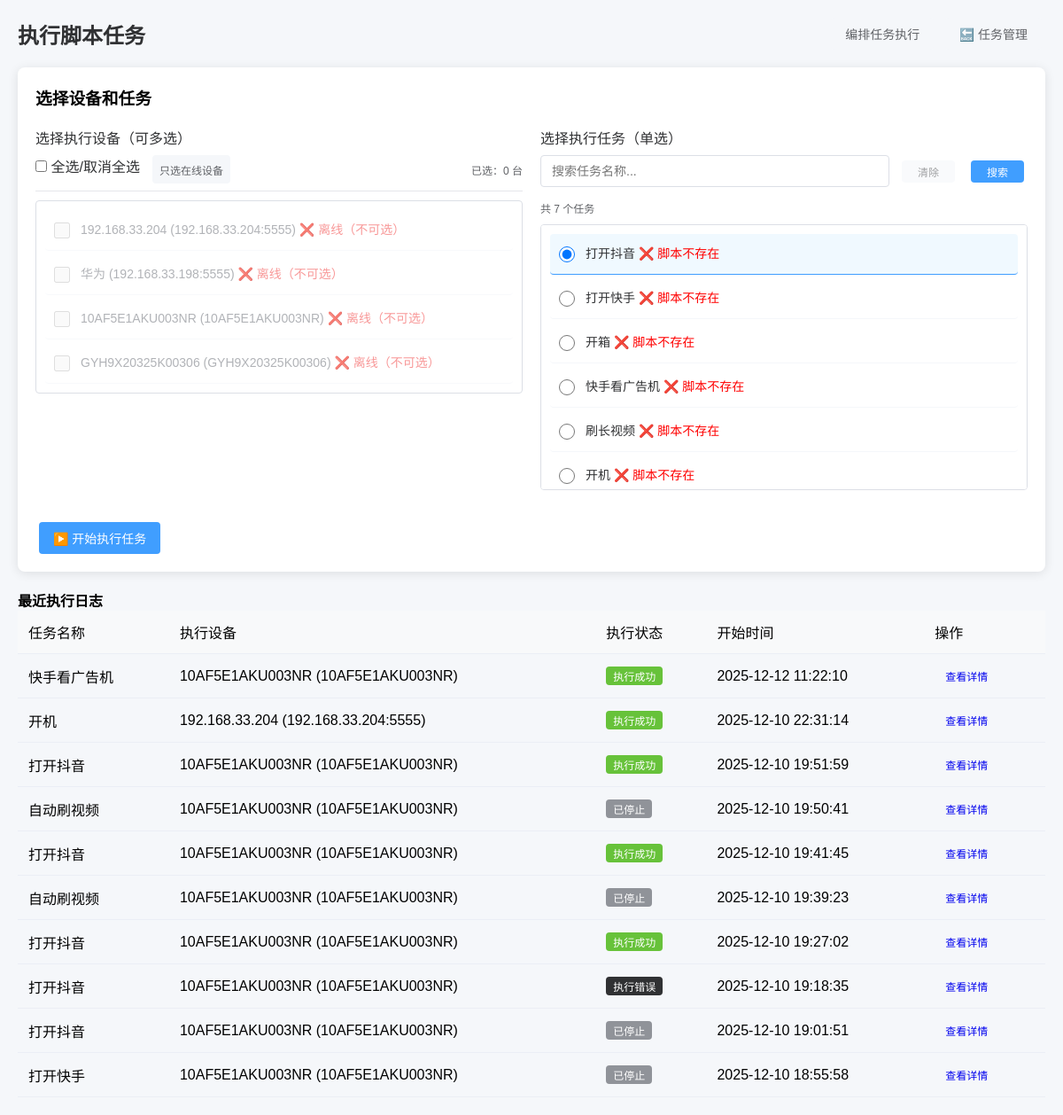
The page /script/execute/ on the database as committed earlier.
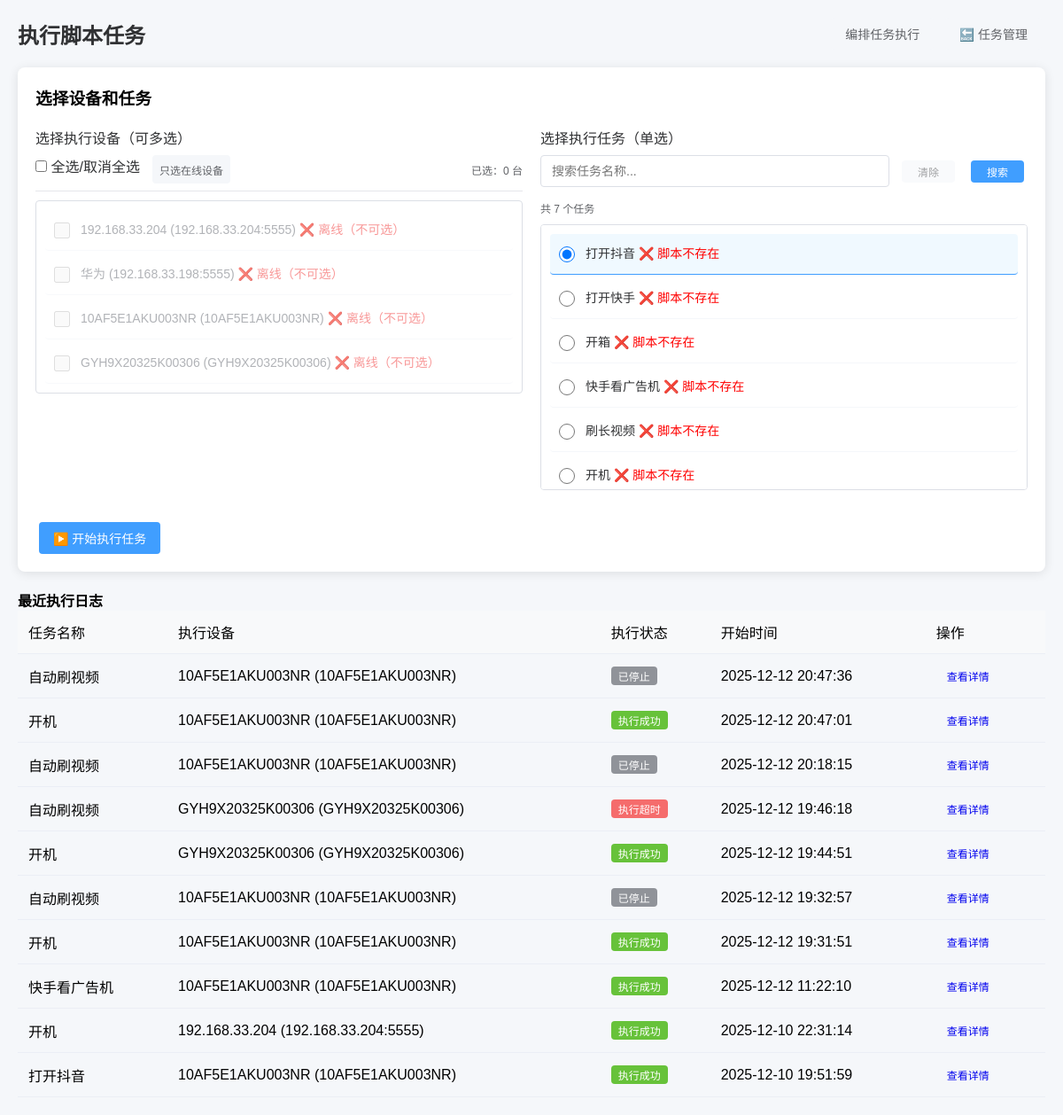
The same page on the database as committed later.
### adb_manager/models.py (models this page shows, shortened)
class ADBDevice(BaseModel):
    device_name = models.CharField(
        "设备名称",
        max_length=50,
        help_text="如：游戏手机1"
    )
    device_ip = models.GenericIPAddressField(
        "设备IP",
        blank=True,
        null=True,
        help_text="局域网IP（序列号连接时可不填），如192.168.3.100"
    )
    device_port = models.IntegerField(
        "ADB端口",
        default=5555,
        blank=True,
        null=True,
        help_text="默认5555（序列号连接时可不填）"
    )
    device_serial = models.CharField(
        "设备序列号",
        max_length=100,
        blank=True,
        null=True,
        help_text="ADB设备序列号（优先使用），如10AF5E1AKU003NR或192.168.3.100:5555"
    )
    is_active = models.BooleanField("是否启用监控", default=True)
    user = models.ForeignKey(
        CustomUser,
        on_delete=models.SET_NULL,
        null=True,
        blank=True,
        verbose_name="关联用户",
        help_text="绑定该设备的用户（为空则所有用户可操作）"
    )
    class Meta:
        verbose_name = "ADB设备"
        verbose_name_plural = "ADB设备管理"
        unique_together = ("device_ip", "device_port")
    @property
    def connect_identifier(self):
        if self.device_serial and self.device_serial.strip():
            return self.device_serial.strip()
        if self.device_ip and self.device_port:
            return f"{self.device_ip}:{self.device_port}"
        return ""  # 修复：返回空字符串而非None
    @property
    def adb_connect_str(self):
        if self.device_serial and self.device_serial.strip():
            return self.device_serial.strip()
        if self.device_ip and self.device_port:
            return f"{self.device_ip}:{self.device_port}"
        return ""  # 修复：返回空字符串而非None
    @property
    def device_status(self):
        connect_id = self.connect_identifier
        if not connect_id:
            return "invalid"  # 配置无效
        return r.get(f"adb:device:{connect_id}") or "offline"  # 兼容Redis未初始化的情况

### script_center/models.py (models this page shows, shortened)
class ScriptTask(models.Model):
    TASK_STATUS = (
        ("draft", "草稿"),
        ("active", "已激活"),
        ("disabled", "已禁用"),
    )
    task_name = models.CharField("任务名称", max_length=100, unique=True, help_text="如：自动化测试任务1")
    task_desc = models.TextField("任务描述", blank=True, null=True, help_text="任务详细说明")
    python_path = models.CharField("Python解释器路径", max_length=500,
                                  default=r"C:\Users\TanZhenJie\AppData\Local\Microsoft\WindowsApps\python3.11.exe",
                                  help_text="Python.exe的完整路径")
    script_path = models.CharField("脚本文件路径", max_length=500,
                                  help_text="如：C:\\test\\test4.py（指向.py文件）")
    airtest_mode = models.BooleanField("是否使用Airtest模式", default=False,
                                      help_text="勾选则用airtest run方式执行")
    log_path = models.CharField("日志保存路径", max_length=500, blank=True, null=True,
                               default="./logs", help_text="脚本执行日志保存路径")
    status = models.CharField("任务状态", max_length=20, choices=TASK_STATUS, default="active")
    create_time = models.DateTimeField("创建时间", default=timezone.now)
    update_time = models.DateTimeField("更新时间", auto_now=True)
    class Meta:
        verbose_name = "脚本任务"
        verbose_name_plural = "脚本任务管理"
        ordering = ["-create_time"]
    def is_script_exists(self):
        import os
        return os.path.exists(self.script_path)

class TaskExecutionLog(models.Model):
    EXEC_STATUS = (
        ("running", "执行中"),
        ("success", "执行成功"),
        ("failed", "执行失败"),
        ("timeout", "执行超时"),
        ("error", "执行异常"),
    )
    task = models.ForeignKey(ScriptTask, on_delete=models.CASCADE, verbose_name="关联任务")
    device = models.ForeignKey(ADBDevice, on_delete=models.CASCADE, verbose_name="执行设备")
    exec_status = models.CharField("执行状态", max_length=20, choices=EXEC_STATUS, default="running")
    exec_command = models.TextField("执行命令", blank=True, default='')  # 修复默认值
    stdout = models.TextField("标准输出", blank=True, default='')       # 核心修复：默认空字符串，去掉null=True
    stderr = models.TextField("错误输出", blank=True, default='')       # 核心修复：默认空字符串，去掉null=True
    start_time = models.DateTimeField("开始时间", default=timezone.now)
    end_time = models.DateTimeField("结束时间", blank=True, null=True)
    exec_duration = models.FloatField("执行耗时(秒)", blank=True, null=True)
    class Meta:
        verbose_name = "执行日志"
        verbose_name_plural = "执行日志管理"
        ordering = ["-start_time"]

### script_center/views.py (the view, shortened to what this page needs)
# urls.py: path("execute/", views.ExecuteTaskView.as_view(), name="execute_task"),
class ExecuteTaskView(View):
    def get(self, request):
        search_query = request.GET.get('search', '').strip()
        devices = ADBDevice.objects.filter(is_active=True)
        device_list = []
        for dev in devices:
            dev.status = dev.device_status
            device_list.append(dev)
        recent_logs = TaskExecutionLog.objects.all().order_by("-id")[:10]
        logger.info(f"最近执行日志数量：{recent_logs.count()}")
        tasks_query = ScriptTask.objects.filter(status="active")
        if search_query:
            tasks_query = tasks_query.filter(task_name__icontains=search_query)
        tasks = tasks_query
        for log in recent_logs:
            celery_task_id = get_celery_task(log.id)
            log.is_running = celery_task_id is not None and log.exec_status == "running"
            logger.info(f"日志ID：{log.id}，状态：{log.exec_status}，是否运行中：{log.is_running}")
        context = {
            "page_title": "执行脚本任务",
            "devices": device_list,
            "tasks": tasks,
            "recent_logs": recent_logs,
            "search_query": search_query  # 传递搜索关键词到模板
        }
        return render(request, "script_center/execute_task.html", context)

### script_center/views.py (called while the page is built)
def get_redis_conn():
    try:
        r = redis.Redis(
            host="127.0.0.1",
            port=6379,
            db=0,
            decode_responses=True,
            socket_timeout=5
        )
        r.ping()
        return r
    except Exception as e:
        logger.error(f"Redis连接失败：{str(e)}")
        return None

def get_celery_task(log_id):
    r = get_redis_conn()
    if r:
        try:
            return r.hget("script_running_tasks", log_id)
        except Exception as e:
            logger.error(f"获取Celery任务ID失败：{str(e)}")
    return None

### script_center/templates/script_center/execute_task.html (shortened to what the changed rows need)
{% load static %}
<!DOCTYPE html>
<html lang="zh-CN">
<head>
</head>
<body>
    <div class="header">
        <h1>{{ page_title }}</h1>
    </div>
    <div class="card">
        <form method="POST" id="executeForm">
            <div class="form-row">
                <div class="form-col">
                    <div class="form-group">
                        <div class="device-list">
                            {% for device in devices %}
                                <div class="device-item {% if device.status != 'online' %}disabled{% endif %}" data-device-id="{{ device.id }}">
                                    <input
                                        type="checkbox"
                                        name="device_ids"
                                        id="device_{{ device.id }}"
                                        value="{{ device.id }}"
                                        {% if device.status != 'online' %}disabled{% endif %}
                                        data-online="{{ device.status }}"
                                        class="device-checkbox"
                                    >
                                    <label for="device_{{ device.id }}">
                                        {{ device.device_name }} ({{ device.adb_connect_str }})
                                        {% if device.status == 'online' %}
                                            <span style="color: #67c23a;">✅ 在线</span>
                                        {% else %}
                                            <span style="color: #f56c6c;">❌ 离线（不可选）</span>
                                        {% endif %}
                                    </label>
                                </div>
                            {% empty %}
                                <div style="text-align: center; color: #909399; padding: 20px;">暂无可用设备</div>
                            {% endfor %}
                        </div>
                    </div>
                </div>
                <div class="form-col">
                    <div class="form-group">
                        <div class="task-list" id="taskList">
                            {% for task in tasks %}
                                <div class="task-item" data-task-id="{{ task.id }}" data-task-name="{{ task.task_name|lower }}">
                                    <input type="radio" name="task_id" id="task_{{ task.id }}" value="{{ task.id }}" {% if forloop.first %}checked{% endif %} class="task-radio">
                                    <label for="task_{{ task.id }}">
                                        {{ task.task_name }}
                                        {% if not task.is_script_exists %}
                                            <span style="color: red;">❌ 脚本不存在</span>
                                        {% endif %}
                                    </label>
                                </div>
                            {% empty %}
                                <div style="text-align: center; color: #909399; padding: 20px;">暂无可用任务（请先创建并激活任务）</div>
                            {% endfor %}
                        </div>
                    </div>
                </div>
            </div>
        </form>
    </div>
    <div class="mt-4">
        <table class="table table-striped">
            <thead>
                <tr>
                    <th>任务名称</th>
                    <th>执行设备</th>
                    <th>执行状态</th>
                    <th>开始时间</th>
                    <th>操作</th>
                </tr>
            </thead>
            <tbody>
                {% for log in recent_logs %}
                <tr>
                    <td>{{ log.task.task_name }}</td>
                    <td>{{ log.device.device_name }} ({{ log.device.adb_connect_str }})</td>
                    <td>
                        {% if log.exec_status == 'running' %}
                        <span class="badge bg-warning">运行中</span>
                        {% elif log.exec_status == 'success' %}
                        <span class="badge bg-success">执行成功</span>
                        {% elif log.exec_status == 'failed' %}
                        <span class="badge bg-danger">执行失败</span>
                        {% elif log.exec_status == 'stopped' %}
                        <span class="badge bg-secondary">已停止</span>
                        {% elif log.exec_status == 'timeout' %}
                        <span class="badge bg-danger">执行超时</span>
                        {% elif log.exec_status == 'error' %}
                        <span class="badge bg-dark">执行错误</span>
                        {% endif %}
                    </td>
                    <td>{{ log.start_time|date:"Y-m-d H:i:s" }}</td>
                    <td>
                        <a href="{% url 'script_center:log_detail' log.id %}" class="btn btn-sm btn-info">查看详情</a>
                    </td>
                </tr>
                {% empty %}
                <tr>
                    <td colspan="5" class="text-center">暂无执行日志</td>
                </tr>
                {% endfor %}
            </tbody>
        </table>
    </div>
</body>
</html>

Rows that differ between the two databases and show on the page:
no longer on this page (row unchanged): TaskExecutionLog: task.task_name "自动刷视频", device.device_name "10AF5E1AKU003NR", device.adb_connect_str "10AF5E1AKU003NR", exec_status "已停止", start_time "2025-12-10 19:50:41"
no longer on this page (row unchanged): TaskExecutionLog: task.task_name "打开抖音", device.device_name "10AF5E1AKU003NR", device.adb_connect_str "10AF5E1AKU003NR", exec_status "执行成功", start_time "2025-12-10 19:41:45"
no longer on this page (row unchanged): TaskExecutionLog: task.task_name "自动刷视频", device.device_name "10AF5E1AKU003NR", device.adb_connect_str "10AF5E1AKU003NR", exec_status "已停止", start_time "2025-12-10 19:39:23"
no longer on this page (row unchanged): TaskExecutionLog: task.task_name "打开抖音", device.device_name "10AF5E1AKU003NR", device.adb_connect_str "10AF5E1AKU003NR", exec_status "执行成功", start_time "2025-12-10 19:27:02"
no longer on this page (row unchanged): TaskExecutionLog: task.task_name "打开抖音", device.device_name "10AF5E1AKU003NR", device.adb_connect_str "10AF5E1AKU003NR", exec_status "执行错误", start_time "2025-12-10 19:18:35"
no longer on this page (row unchanged): TaskExecutionLog: task.task_name "打开抖音", device.device_name "10AF5E1AKU003NR", device.adb_connect_str "10AF5E1AKU003NR", exec_status "已停止", start_time "2025-12-10 19:01:51"
no longer on this page (row unchanged): TaskExecutionLog: task.task_name "打开快手", device.device_name "10AF5E1AKU003NR", device.adb_connect_str "10AF5E1AKU003NR", exec_status "已停止", start_time "2025-12-10 18:55:58"
added TaskExecutionLog: task.task_name "自动刷视频", device.device_name "10AF5E1AKU003NR", device.adb_connect_str "10AF5E1AKU003NR", exec_status "已停止", start_time "2025-12-12 20:47:36"
added TaskExecutionLog: task.task_name "开机", device.device_name "10AF5E1AKU003NR", device.adb_connect_str "10AF5E1AKU003NR", exec_status "执行成功", start_time "2025-12-12 20:47:01"
added TaskExecutionLog: task.task_name "自动刷视频", device.device_name "10AF5E1AKU003NR", device.adb_connect_str "10AF5E1AKU003NR", exec_status "已停止", start_time "2025-12-12 20:18:15"
added TaskExecutionLog: task.task_name "自动刷视频", device.device_name "GYH9X20325K00306", device.adb_connect_str "GYH9X20325K00306", exec_status "执行超时", start_time "2025-12-12 19:46:18"
added TaskExecutionLog: task.task_name "开机", device.device_name "GYH9X20325K00306", device.adb_connect_str "GYH9X20325K00306", exec_status "执行成功", start_time "2025-12-12 19:44:51"
added TaskExecutionLog: task.task_name "自动刷视频", device.device_name "10AF5E1AKU003NR", device.adb_connect_str "10AF5E1AKU003NR", exec_status "已停止", start_time "2025-12-12 19:32:57"
added TaskExecutionLog: task.task_name "开机", device.device_name "10AF5E1AKU003NR", device.adb_connect_str "10AF5E1AKU003NR", exec_status "执行成功", start_time "2025-12-12 19:31:51"
